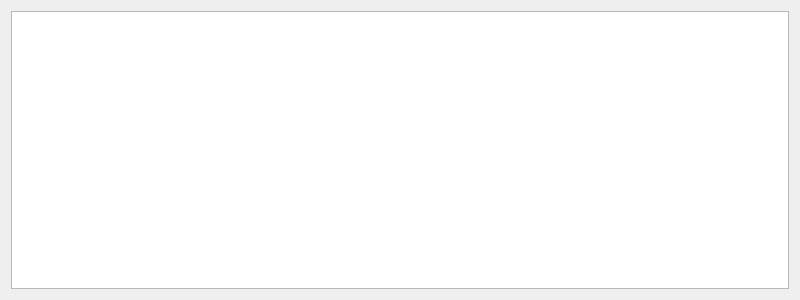
<?xml version="1.0" encoding="UTF-8"?>
<ui version="4.0">
 <class>DisplayWindow</class>
 <widget class="QWidget" name="DisplayWindow">
  <property name="geometry">
   <rect>
    <x>0</x>
    <y>0</y>
    <width>800</width>
    <height>300</height>
   </rect>
  </property>
  <property name="windowTitle">
   <string> Список всех клиентов</string>
  </property>
  <layout class="QVBoxLayout" name="verticalLayout">
   <item>
    <widget class="QTableView" name="tableView"/>
   </item>
  </layout>
 </widget>
 <resources/>
 <connections/>
</ui>
